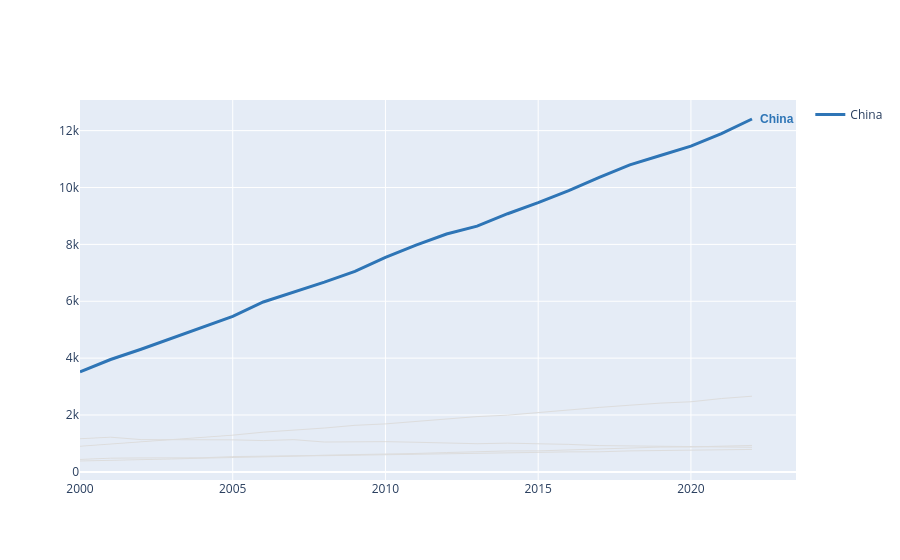

Notebook code for this chart:
### Code cell
last = asia[(asia['Country'] == highlight) & (asia['Year'] == asia['Year'].max())]

fig.add_annotation(
    x=last['Year'].values[0],
    y=last['CO2_Mt'].values[0],
    text=f"<b>{highlight}</b>",
    showarrow=False,
    xanchor='left',
    xshift=6,
    font=dict(color='#2E75B6', size=12, family='Arial')
)

### Figure 1 — Plotly figure (JSON) as saved in the notebook; plotly's stock layout.template omitted (floating-point values rounded to 4 significant figures)
{"data": [{"line": {"color": "#2E75B6", "width": 3}, "mode": "lines", "name": "China", "type": "scatter", "x": [2000, 2001, 2002, 2003, 2004, 2005, 2006, 2007, 2008, 2009, 2010, 2011, 2012, 2013, 2014, 2015, 2016, 2017, 2018, 2019, 2020, 2021, 2022], "y": [3514.0, 3952.0, 4312, 4692.0, 5079.0, 5468.0, 5974, 6323.0, 6673, 7053.0, 7543.0, 7972.0, 8365.0, 8641.0, 9078.0, 9466.0, 9887, 10360.0, 10790.0, 11130.0, 11450.0, 11900.0, 12410.0]}, {"line": {"color": "#DDDDDD", "width": 1}, "mode": "lines", "name": "India", "showlegend": false, "type": "scatter", "x": [2000, 2001, 2002, 2003, 2004, 2005, 2006, 2007, 2008, 2009, 2010, 2011, 2012, 2013, 2014, 2015, 2016, 2017, 2018, 2019, 2020, 2021, 2022], "y": [901.6, 974.6, 1056, 1146.0, 1205.0, 1291, 1396.0, 1466.0, 1542.0, 1637.0, 1687.0, 1774.0, 1865.0, 1945.0, 1994.0, 2092.0, 2177.0, 2267.0, 2345.0, 2419.0, 2466.0, 2580.0, 2661.0]}, {"line": {"color": "#DDDDDD", "width": 1}, "mode": "lines", "name": "Japan", "showlegend": false, "type": "scatter", "x": [2000, 2001, 2002, 2003, 2004, 2005, 2006, 2007, 2008, 2009, 2010, 2011, 2012, 2013, 2014, 2015, 2016, 2017, 2018, 2019, 2020, 2021, 2022], "y": [1166.0, 1220.0, 1136.0, 1131.0, 1151.0, 1127.0, 1101.0, 1133.0, 1050.0, 1061.0, 1064.0, 1042.0, 1005.0, 990.9, 1010.0, 996.6, 967.4, 925.1, 916.6, 914.5, 902.8, 898.1, 865.1]}, {"line": {"color": "#DDDDDD", "width": 1}, "mode": "lines", "name": "South Korea", "showlegend": false, "type": "scatter", "x": [2000, 2001, 2002, 2003, 2004, 2005, 2006, 2007, 2008, 2009, 2010, 2011, 2012, 2013, 2014, 2015, 2016, 2017, 2018, 2019, 2020, 2021, 2022], "y": [438.1, 481.5, 490.6, 490.8, 494.6, 537.2, 539, 566.1, 570, 585.4, 595.9, 620.6, 631.1, 649.6, 646.2, 686.5, 704, 706, 738.5, 750.8, 755.8, 777.3, 789.5]}, {"line": {"color": "#DDDDDD", "width": 1}, "mode": "lines", "name": "Indonesia", "showlegend": false, "type": "scatter", "x": [2000, 2001, 2002, 2003, 2004, 2005, 2006, 2007, 2008, 2009, 2010, 2011, 2012, 2013, 2014, 2015, 2016, 2017, 2018, 2019, 2020, 2021, 2022], "y": [382.8, 400.4, 430.7, 453.8, 482.6, 501.9, 533, 551.8, 586.6, 602.5, 614.5, 647.3, 680.1, 717.7, 736.3, 738.2, 768.8, 813.7, 834.8, 872.3, 876.5, 898.5, 930.5]}], "layout": {"annotations": [{"font": {"color": "#2E75B6", "family": "Arial", "size": 12}, "showarrow": false, "text": "<b>China</b>", "x": 2022, "xanchor": "left", "xshift": 6, "y": 12410.0}]}}
